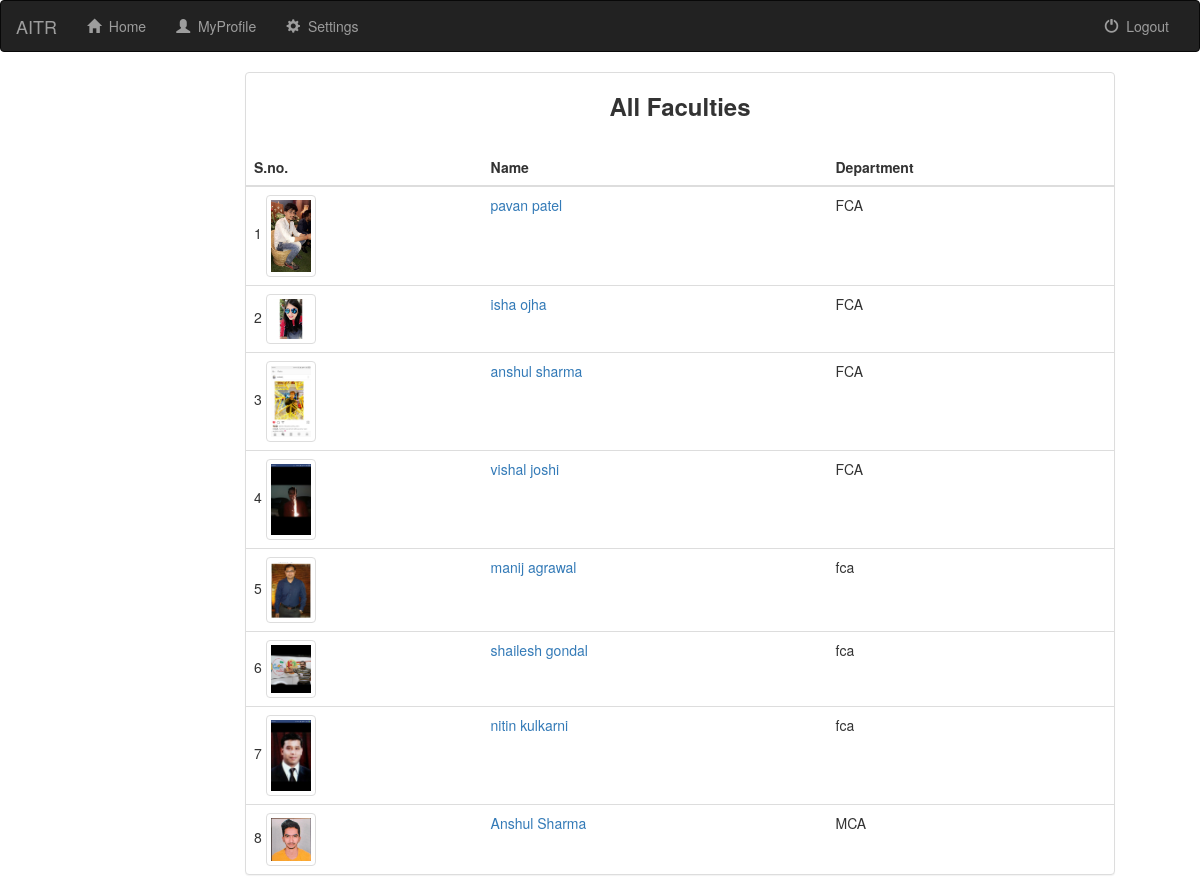
The page /list/faculty on the database its author committed.
### SIS/models.py (models this page shows, shortened)
class Faculty(models.Model):
    user=models.OneToOneField(User,on_delete=models.CASCADE,null=True)
    photo=models.FileField()
    specialization=models.CharField(max_length=100)

### SIS/views.py (the view)
# urls.py: url(r'^list/faculty$', FacultyList.as_view(), name='facultylist'),
class FacultyList(ListView):
    template_name='list.html'
    context_object_name = 'student'
    def get_queryset(self):
        return Faculty.objects.all()

### Templates/list.html (shortened to what this page needs)
{% extends 'base.html' %}
{% load staticfiles %}
{% block body %}
      <div class="col-sm-8 col-md-9" style="margin-left: 230px">
            <div class="panel panel-default">
                    <h3 align="center"><strong>All Faculties</strong></h3>
					<br>
                    <table class="table">
                        <thead>
                        <tr>
							<th>S.no.</th>
                            <th>Name</th>
                            <th>
                                {% if student.0.DOB %}
                                    Branch
                                 {% else %}
                                    Department
                                {% endif %}
                            </th>
                        </tr>
                        </thead>
                        <tbody>
                        {% for stu in student %}
                            <tr>
								<td>
                                   {{ forloop.counter }} {%if stu.photo %} <img src="{{ stu.photo.url }}" class="img-thumbnail" width="50px" height="50px"> {% endif%}
                                </td>
                                <td> <a target="_blank" href="{% url 'detail' stu.user.username %}"> {{ stu.user.first_name }} {{ stu.user.last_name }} </a> </td>
                                <td>
                                 {% if stu.DOB %}
                                   {{ stu.branch }}
                                     {% else %}
                                    {{ stu.specialization }}
                                 {% endif %}
                                </td>
                            </tr>
                        {% endfor %}
                        </tbody>
                    </table>
                </div>
            </div>
{% endblock %}

### Templates/base.html (shortened to what this page needs)
<!DOCTYPE html>
<html lang="en">
<head>
    {% load staticfiles %}
    <link rel="stylesheet" href="https://maxcdn.bootstrapcdn.com/bootstrap/3.3.6/css/bootstrap.min.css">
</head>
<body>
<nav class="navbar navbar-inverse">
    <div class="container-fluid">
        <div class="navbar-header">
            <a class="navbar-brand" href="{% url 'homepage' %}">AITR</a>
        </div>
        <div class="collapse navbar-collapse" id="topNavBar">
            <ul class="nav navbar-nav">
                <li class="{% block albums_active %}{% endblock %}"><a href="{% url 'homepage' %}"><span class="glyphicon glyphicon-home" aria-hidden="true"></span>&nbsp; Home</a></li>
                <li class="{% block profile_active %}{% endblock %}"><a href="{% url 'profile' %}"><span class="glyphicon glyphicon-user" aria-hidden="true"></span>&nbsp; MyProfile</a></li>
				<li class="{% block user_active %}{% endblock %}"><a href="{% url 'userupdate' user.username %}"><span class="glyphicon glyphicon-cog" aria-hidden="true"></span>&nbsp; Settings</a></li>
			</ul>
            <ul class="nav navbar-nav navbar-right">
                <li>
                    <a href="{% url 'logout' %}">
                        <span class="glyphicon glyphicon-off" aria-hidden="true"></span>&nbsp; Logout
                    </a>
                </li>
            </ul>
        </div>
    </div>
</nav>
{% block body %}
{% endblock %}
</body>
</html>

### Templates/base.html (style rules this page uses)
body { margin: 0; padding: 0; background-image: url("https://res.cloudinary.com/dejzo3x6l/image/upload/v1462601848/login%20page%20design/material-design-1080p-wallpaper_1.jpg"); background-attachment: fixed; background-size: cover; background-image: no-repeat; }

### rows shown on the page
Faculty: photo (picture), user.first_name "pavan", user.last_name "patel", specialization "FCA"
Faculty: photo (picture), user.first_name "isha", user.last_name "ojha", specialization "FCA"
Faculty: photo (picture), user.first_name "anshul", user.last_name "sharma", specialization "FCA"
Faculty: photo (picture), user.first_name "vishal", user.last_name "joshi", specialization "FCA"
Faculty: photo (picture), user.first_name "manij", user.last_name "agrawal", specialization "fca"
Faculty: photo (picture), user.first_name "shailesh", user.last_name "gondal", specialization "fca"
Faculty: photo (picture), user.first_name "nitin", user.last_name "kulkarni", specialization "fca"
Faculty: photo (picture), user.first_name "Anshul", user.last_name "Sharma", specialization "MCA"
